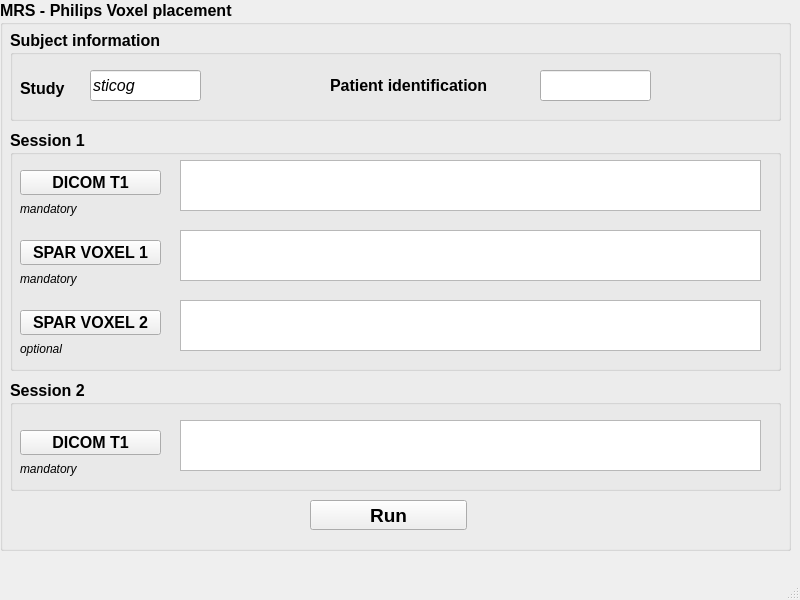
<?xml version="1.0" encoding="UTF-8"?>
<ui version="4.0">
 <class>MainWindow</class>
 <widget class="QMainWindow" name="MainWindow">
  <property name="geometry">
   <rect>
    <x>0</x>
    <y>0</y>
    <width>800</width>
    <height>600</height>
   </rect>
  </property>
  <property name="windowTitle">
   <string>MainWindow</string>
  </property>
  <widget class="QWidget" name="centralwidget">
   <widget class="QGroupBox" name="groupBox">
    <property name="geometry">
     <rect>
      <x>0</x>
      <y>0</y>
      <width>791</width>
      <height>551</height>
     </rect>
    </property>
    <property name="font">
     <font>
      <family>Ubuntu</family>
      <pointsize>12</pointsize>
      <weight>75</weight>
      <bold>true</bold>
     </font>
    </property>
    <property name="title">
     <string>MRS - Philips Voxel placement</string>
    </property>
    <widget class="QGroupBox" name="groupBox_2">
     <property name="geometry">
      <rect>
       <x>10</x>
       <y>130</y>
       <width>771</width>
       <height>241</height>
      </rect>
     </property>
     <property name="title">
      <string>Session 1</string>
     </property>
     <widget class="QPushButton" name="pushButton_sess01_T1">
      <property name="geometry">
       <rect>
        <x>10</x>
        <y>40</y>
        <width>141</width>
        <height>25</height>
       </rect>
      </property>
      <property name="text">
       <string>DICOM T1</string>
      </property>
     </widget>
     <widget class="QTextEdit" name="textEdit_sess01_T1">
      <property name="geometry">
       <rect>
        <x>170</x>
        <y>30</y>
        <width>581</width>
        <height>51</height>
       </rect>
      </property>
      <property name="font">
       <font>
        <family>Ubuntu</family>
        <pointsize>10</pointsize>
        <weight>50</weight>
        <bold>false</bold>
       </font>
      </property>
     </widget>
     <widget class="QTextEdit" name="textEdit_sess01_spar_1">
      <property name="geometry">
       <rect>
        <x>170</x>
        <y>100</y>
        <width>581</width>
        <height>51</height>
       </rect>
      </property>
      <property name="font">
       <font>
        <family>Ubuntu</family>
        <pointsize>10</pointsize>
        <weight>50</weight>
        <bold>false</bold>
       </font>
      </property>
     </widget>
     <widget class="QPushButton" name="pushButton_sess01_spar_1">
      <property name="geometry">
       <rect>
        <x>10</x>
        <y>110</y>
        <width>141</width>
        <height>25</height>
       </rect>
      </property>
      <property name="text">
       <string>SPAR VOXEL 1</string>
      </property>
     </widget>
     <widget class="QTextEdit" name="textEdit_sess01_spar_2">
      <property name="geometry">
       <rect>
        <x>170</x>
        <y>170</y>
        <width>581</width>
        <height>51</height>
       </rect>
      </property>
      <property name="font">
       <font>
        <family>Ubuntu</family>
        <pointsize>10</pointsize>
        <weight>50</weight>
        <bold>false</bold>
       </font>
      </property>
     </widget>
     <widget class="QPushButton" name="pushButton_sess01_spar_2">
      <property name="geometry">
       <rect>
        <x>10</x>
        <y>180</y>
        <width>141</width>
        <height>25</height>
       </rect>
      </property>
      <property name="text">
       <string>SPAR VOXEL 2</string>
      </property>
     </widget>
     <widget class="QLabel" name="label">
      <property name="geometry">
       <rect>
        <x>10</x>
        <y>70</y>
        <width>61</width>
        <height>17</height>
       </rect>
      </property>
      <property name="font">
       <font>
        <pointsize>9</pointsize>
        <weight>50</weight>
        <italic>true</italic>
        <bold>false</bold>
       </font>
      </property>
      <property name="text">
       <string>mandatory</string>
      </property>
     </widget>
     <widget class="QLabel" name="label_2">
      <property name="geometry">
       <rect>
        <x>10</x>
        <y>140</y>
        <width>61</width>
        <height>17</height>
       </rect>
      </property>
      <property name="font">
       <font>
        <pointsize>9</pointsize>
        <weight>50</weight>
        <italic>true</italic>
        <bold>false</bold>
       </font>
      </property>
      <property name="text">
       <string>mandatory</string>
      </property>
     </widget>
     <widget class="QLabel" name="label_6">
      <property name="geometry">
       <rect>
        <x>10</x>
        <y>210</y>
        <width>61</width>
        <height>17</height>
       </rect>
      </property>
      <property name="font">
       <font>
        <pointsize>9</pointsize>
        <weight>50</weight>
        <italic>true</italic>
        <bold>false</bold>
       </font>
      </property>
      <property name="text">
       <string>optional</string>
      </property>
     </widget>
    </widget>
    <widget class="QGroupBox" name="groupBox_3">
     <property name="geometry">
      <rect>
       <x>10</x>
       <y>380</y>
       <width>771</width>
       <height>111</height>
      </rect>
     </property>
     <property name="title">
      <string>Session 2</string>
     </property>
     <widget class="QPushButton" name="pushButton_sess02_T1">
      <property name="geometry">
       <rect>
        <x>10</x>
        <y>50</y>
        <width>141</width>
        <height>25</height>
       </rect>
      </property>
      <property name="text">
       <string>DICOM T1</string>
      </property>
     </widget>
     <widget class="QTextEdit" name="textEdit_sess02_T1">
      <property name="geometry">
       <rect>
        <x>170</x>
        <y>40</y>
        <width>581</width>
        <height>51</height>
       </rect>
      </property>
      <property name="font">
       <font>
        <family>Ubuntu</family>
        <pointsize>10</pointsize>
        <weight>50</weight>
        <bold>false</bold>
       </font>
      </property>
     </widget>
     <widget class="QLabel" name="label_3">
      <property name="geometry">
       <rect>
        <x>10</x>
        <y>80</y>
        <width>61</width>
        <height>17</height>
       </rect>
      </property>
      <property name="font">
       <font>
        <pointsize>9</pointsize>
        <weight>50</weight>
        <italic>true</italic>
        <bold>false</bold>
       </font>
      </property>
      <property name="text">
       <string>mandatory</string>
      </property>
     </widget>
    </widget>
    <widget class="QPushButton" name="pushButton_run">
     <property name="geometry">
      <rect>
       <x>310</x>
       <y>500</y>
       <width>157</width>
       <height>30</height>
      </rect>
     </property>
     <property name="font">
      <font>
       <family>Ubuntu</family>
       <pointsize>14</pointsize>
       <weight>75</weight>
       <bold>true</bold>
      </font>
     </property>
     <property name="text">
      <string>Run</string>
     </property>
    </widget>
    <widget class="QGroupBox" name="groupBox_4">
     <property name="geometry">
      <rect>
       <x>10</x>
       <y>30</y>
       <width>771</width>
       <height>91</height>
      </rect>
     </property>
     <property name="title">
      <string>Subject information</string>
     </property>
     <widget class="QLineEdit" name="lineEdit_study">
      <property name="geometry">
       <rect>
        <x>80</x>
        <y>40</y>
        <width>111</width>
        <height>31</height>
       </rect>
      </property>
      <property name="font">
       <font>
        <weight>50</weight>
        <italic>true</italic>
        <bold>false</bold>
       </font>
      </property>
      <property name="text">
       <string>sticog</string>
      </property>
     </widget>
     <widget class="QLineEdit" name="lineEdit_patient">
      <property name="geometry">
       <rect>
        <x>530</x>
        <y>40</y>
        <width>111</width>
        <height>31</height>
       </rect>
      </property>
      <property name="font">
       <font>
        <weight>50</weight>
        <italic>true</italic>
        <bold>false</bold>
       </font>
      </property>
      <property name="text">
       <string/>
      </property>
     </widget>
     <widget class="QLabel" name="label_4">
      <property name="geometry">
       <rect>
        <x>10</x>
        <y>50</y>
        <width>67</width>
        <height>17</height>
       </rect>
      </property>
      <property name="text">
       <string>Study</string>
      </property>
     </widget>
     <widget class="QLabel" name="label_5">
      <property name="geometry">
       <rect>
        <x>320</x>
        <y>40</y>
        <width>191</width>
        <height>31</height>
       </rect>
      </property>
      <property name="text">
       <string>Patient identification</string>
      </property>
     </widget>
    </widget>
   </widget>
  </widget>
  <widget class="QMenuBar" name="menubar">
   <property name="geometry">
    <rect>
     <x>0</x>
     <y>0</y>
     <width>800</width>
     <height>22</height>
    </rect>
   </property>
  </widget>
  <widget class="QStatusBar" name="statusbar"/>
 </widget>
 <resources/>
 <connections/>
</ui>
